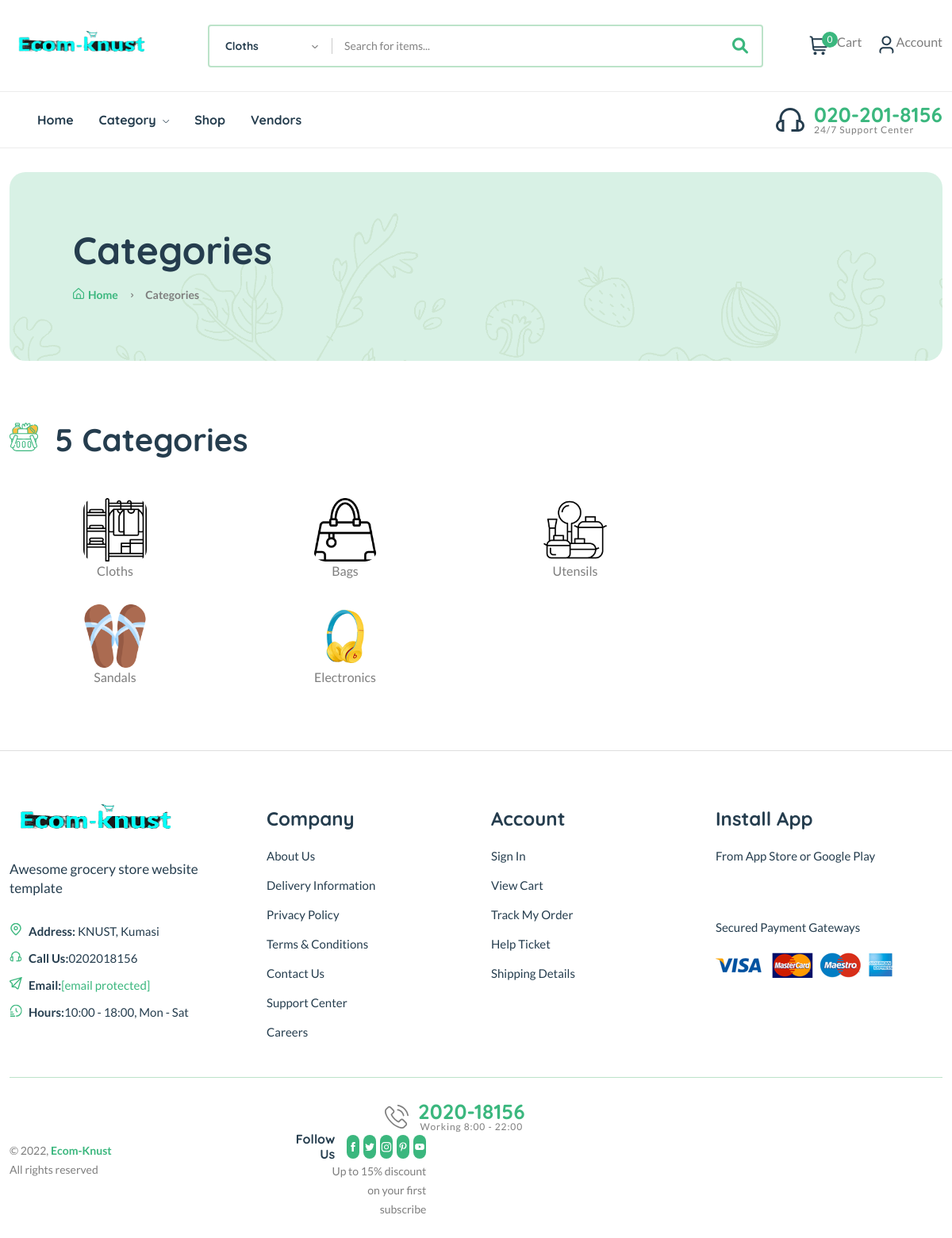
The page /category/ on the database its author committed.
### core/models.py (models this page shows, shortened)
class Category(models.Model):
    cid = ShortUUIDField(unique=True, length=10, max_length=20, prefix="cat", alphabet="abcdefgh12345")
    title = models.CharField(max_length=100, default="Food")
    image = models.ImageField(upload_to="category", default="cateorgy.jpg")
    class Meta:
        verbose_name_plural = "Categories"
    def __str__(self):
        return self.title

### core/views.py (the view)
# urls.py: path('category/', views.category_list, name='category-list'),
def category_list(request):
    categories = Category.objects.all()
    context = {
        'categories': categories,
    }
    return render(request, 'core/category_list.html', context)

### core/context_processor.py (called while the page is built)
def default(request):
    user = request.user
    categories = Category.objects.all()
    vendors = Vendor.objects.all()
    min_max_price = Product.objects.aggregate(Min("price"), Max("price"))
    try:
        address = Address.objects.get(user=request.user)
    except:
        address = None
    return {
        'user': user,
        'categories': categories,
        'address': address,
        'vendors': vendors,
        'min_max_price': min_max_price,
    }

### templates/core/category_list.html
{% extends "partials/base.html" %}
{% load static %}
{% block content %}
    <main class="main">
        <div class="page-header mt-30 mb-75">
            <div class="container">
                <div class="archive-header">
                    <div class="row align-items-center">
                        <div class="col-xl-3">
                            <h1 class="mb-15">Categories</h1>
                            <div class="breadcrumb">
                                <a href="index.html" rel="nofollow"><i class="fi-rs-home mr-5"></i>Home</a>
                                <span></span> Categories
                            </div>
                        </div>
                    </div>
                </div>
            </div>
        </div>
        <div class="page-content mb-50">
            <div class="container">
                <div class="row">
                    <div class="col-lg-9">
                        <div class="shop-product-fillter mb-50 pr-30">
                            <div class="totall-product">
                                <h2>
                                    <img class="w-36px mr-10" src="{% static 'assets/imgs/theme/icons/category-1.svg' %}" alt="" />
                                    {{categories.count}} Categories
                                </h2>
                            </div>
                        </div>
                        <div class="loop-grid pr-30">
                            <div class="row ">
                                {% for category in categories %}
                                    <article class="col-xl-4 col-lg-6 col-md-6 text-center hover-up mb-30 animated">
                                        <div class="post-thumb">
                                            <a href="{% url 'core:category-product-list' category.cid %}">
                                                <img class="border-radius-15" src="{{category.image.url}}" style="width: 80px;height: 80px" alt="" />
                                            </a>
                                            <p>{{ category.title }}</p>
                                        </div>
                                    </article>
                                {% endfor %}
                        </div>
                    </div>
                </div>
            </div>
        </div>
    </main>
{% endblock content %}

### rows shown on the page
Category: image (picture), title "Cloths"
Category: image (picture), title "Bags"
Category: image (picture), title "Utensils"
Category: image (picture), title "Sandals"
Category: image (picture), title "Electronics"

### other values the page prints
{{ request.session.cart_data_obj|length }} "0"
{{ categories.count }} "5"
